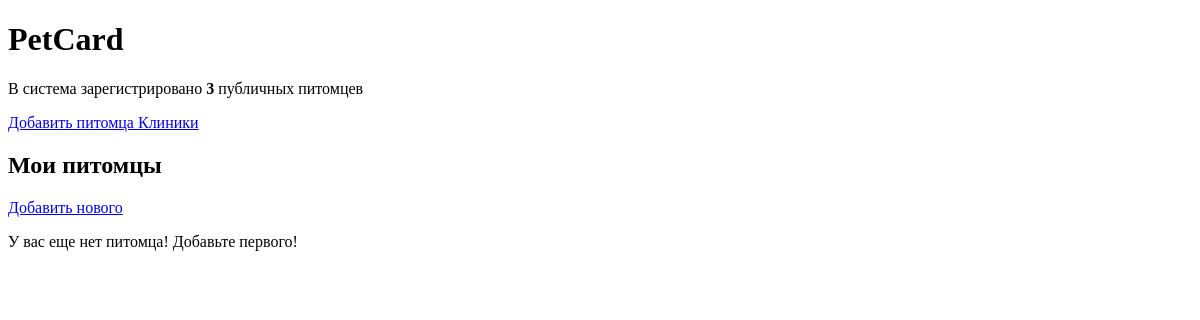
The app's page / (signed in), older data.
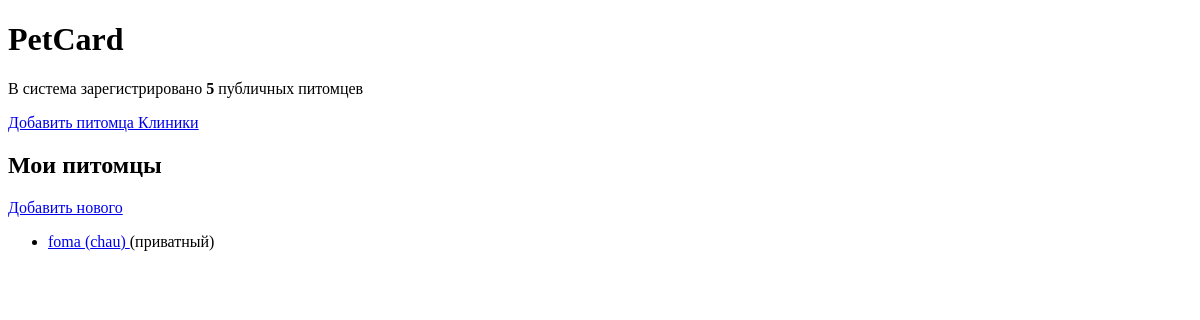
The same page, newer data.
### pets/models.py (models this page shows, shortened)
class Pet(models.Model):
    owner = models.ForeignKey(User,
                              on_delete=models.CASCADE,
                              related_name='pets',
                              verbose_name='Владелец')
    name = models.CharField(max_length=100,
                            verbose_name='Кличка')
    breed = models.CharField(max_length=100,
                             verbose_name='Порода')
    slug = models.SlugField(max_length=200, unique=True,
                            db_index=True,
                            verbose_name='ЧПУ-ссылка')
    bio = models.TextField(verbose_name='Особенности  ухода, рацион, противопоказания')
    is_public = models.BooleanField(default=True,
                                    verbose_name='Публичный доступ')
    class Meta:
        verbose_name = 'Питомец'
        verbose_name_plural = 'Питомцы'
        ordering = ['name']
    def get_absolute_url(self):
        return reverse('pets:pet_detail',
                       kwargs={'slug':self.slug})

### pets/views.py (the view)
# urls.py: path('', views.PetListOwnerView.as_view(), name='pet_list'),
class PetListOwnerView(LoginRequiredMixin, PageTitleMixin, TemplateView):
    template_name = 'pets/pet_list.html'
    page_title = 'Мои питомцы'
    def get_context_data(self, **kwargs):
        context = super().get_context_data(**kwargs)
        context['pets'] = Pet.objects.filter(owner=self.request.user)
        return context

### pets/context_processors.py (called while the page is built)
def pet_stats(request):
    total_public_pets = Pet.objects.filter(is_public=True).count()
    return {'total_public_pets': total_public_pets}

### pets/mixins.py (called while the page is built)
    def get_context_data(self, **kwargs):
        context = super().get_context_data(**kwargs)
        context['page_title']=self.page_title
        return context

### pets/templates/pets/pet_list.html
{% extends 'base.html' %}
{% block content %}
    <h2>Мои питомцы</h2>
        <a href="{% url 'pets:pet_create' %}">
            Добавить нового
        </a>
        {% if pets %}
            <ul>
                {% for pet in pets %}
                    <li>
                        <a href="{{ pet.get_absolute_url }}">
                            {{ pet.name }} ({{ pet.breed }})
                        </a>
                        {% if not pet.is_public %}
                            <span>(приватный)</span>
                        {% endif %}
                    </li>
                {% endfor %}
            </ul>
        {% else %}
        <p>У вас еще нет питомца! Добавьте первого!</p>
        {% endif %}
{% endblock %}

Row changes from the older to the newer data that the page shows:
added Pet: name "foma", breed "chau", is_public "(приватный)"
Text that changed along with them:
{{ total_public_pets }}: "3" → "5"
text no longer shown: "У вас еще нет питомца! Добавьте первого!"
